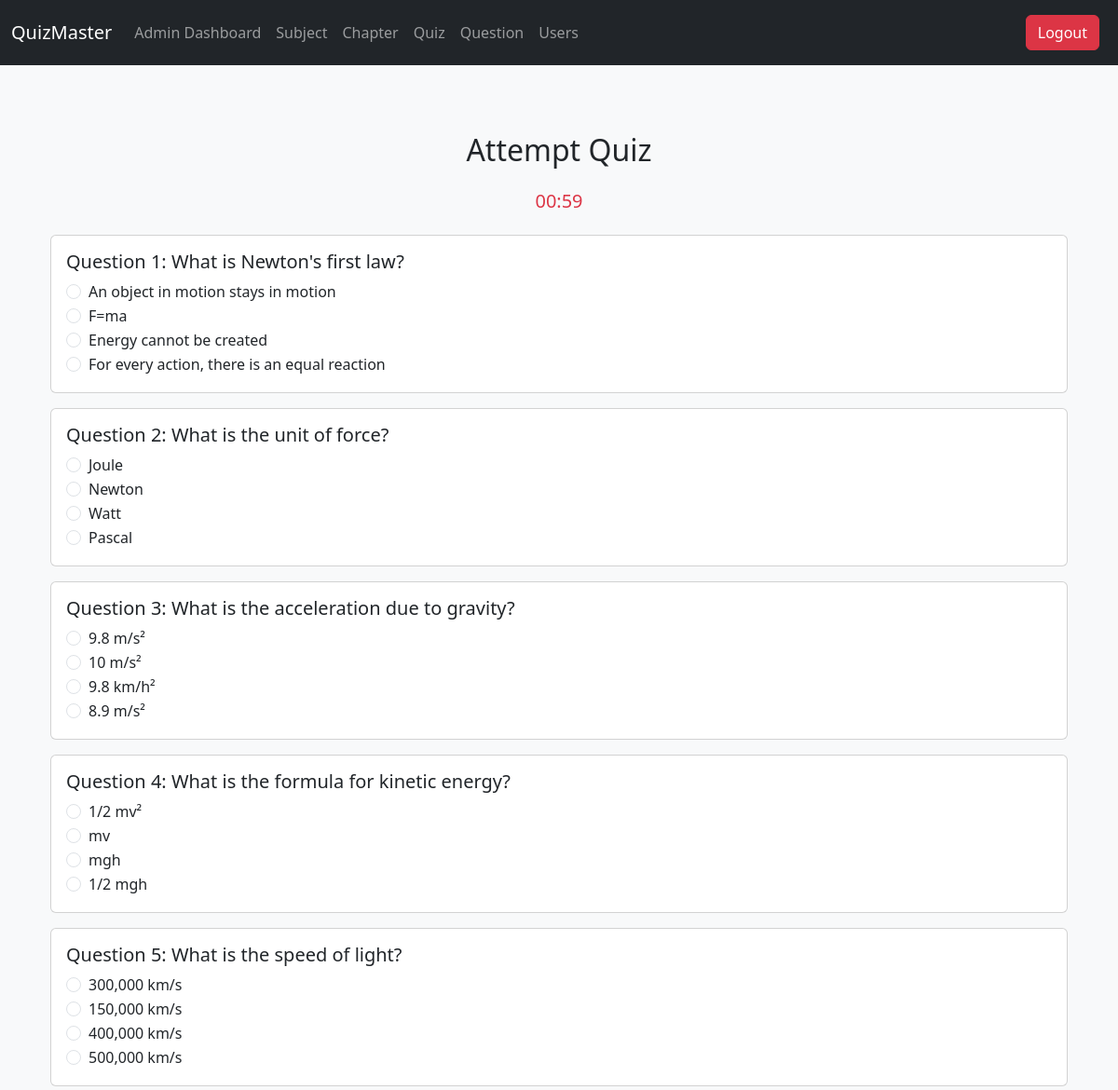
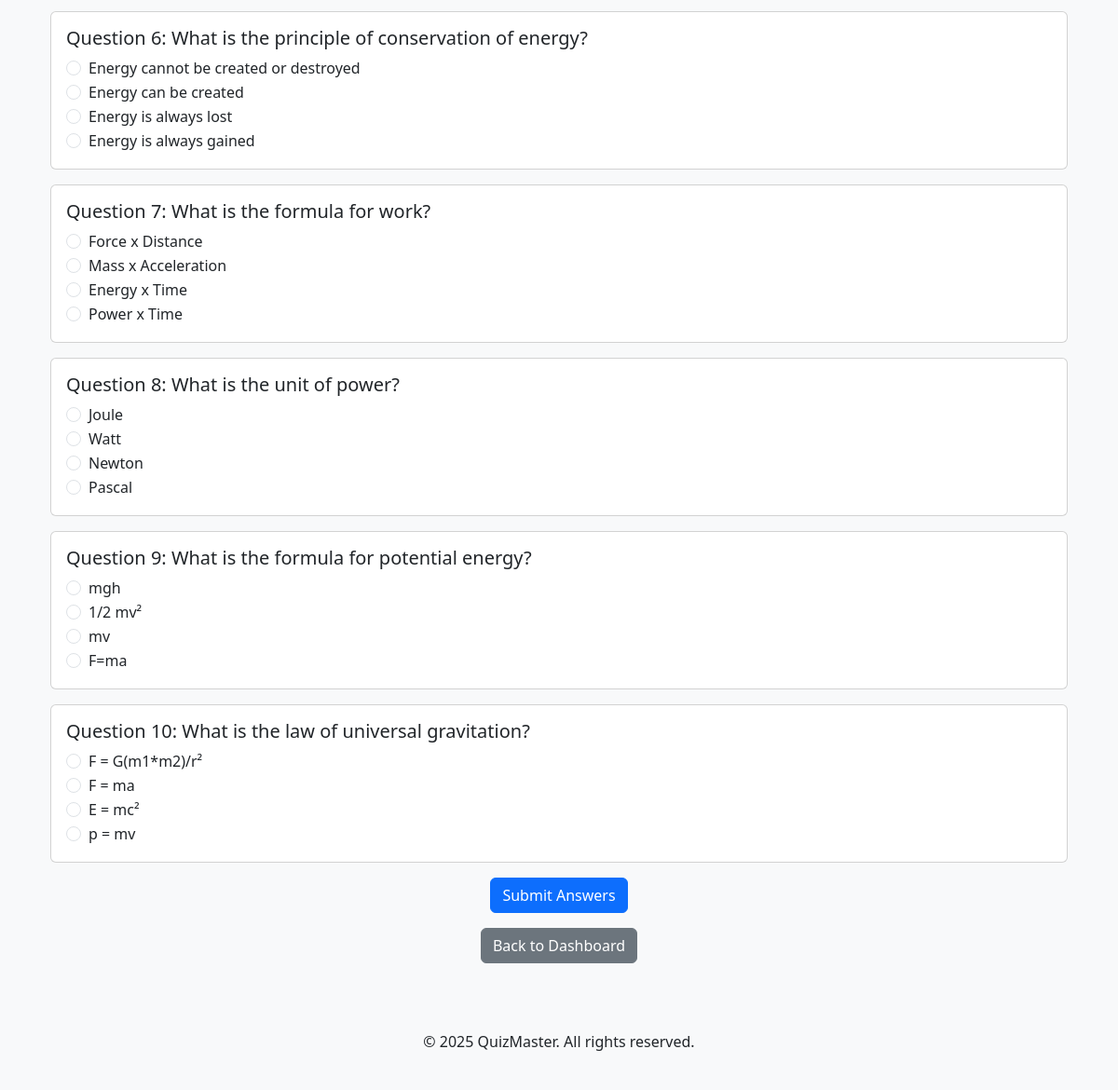
The page /attempt-quiz/2 (signed in) on the database its author committed (2 pictures, top to bottom).
### tables this page shows
CREATE TABLE questions (
            id INTEGER PRIMARY KEY AUTOINCREMENT,
            quiz_id INTEGER,
            question_statement TEXT NOT NULL,
            option1 TEXT NOT NULL,
            option2 TEXT NOT NULL,
            option3 TEXT,
            option4 TEXT,
            correct_option INTEGER, -- This will store the index of the correct option (1-4)
            FOREIGN KEY (quiz_id) REFERENCES quizzes(id)
        );

### app.py (the view, shortened to what this page needs)
@app.route('/attempt-quiz/<int:quiz_id>', methods=['GET', 'POST'])
def attempt_quiz(quiz_id):
    if 'username' not in session:
        return redirect(url_for('home'))
    conn = sqlite3.connect('database.db')
    cursor = conn.cursor()
    cursor.execute("SELECT id, question_statement, option1, option2, option3, option4 FROM questions WHERE quiz_id = ?", (quiz_id,))
    questions = cursor.fetchall()
    cursor.execute("SELECT time_duration FROM quizzes WHERE id = ?", (quiz_id,))
    total_duration = cursor.fetchone()[0]  # Get the total duration in minutes
    total_duration *= 60  # Convert to seconds
    conn.close()
    return render_template('attempt_quiz.html', quiz_id=quiz_id, questions=questions, total_duration=total_duration)

### app.py (called while the page is built)
@login_manager.user_loader
def load_user(user_id):
    conn = sqlite3.connect('database.db')
    cursor = conn.cursor()
    cursor.execute("SELECT id, username, role FROM users WHERE id=?", (user_id,))
    user = cursor.fetchone()
    conn.close()
    if user:
        return User(user[0], user[1], user[2])
    return None

### templates/attempt_quiz.html (shortened to what this page needs)
{% extends "base.html" %}
{% block content %}
<div class="container mt-5">
    <h2 class="text-center mb-4">Attempt Quiz</h2>
    <div class="text-center mb-4">
        <h5 id="timer" class="text-danger"></h5>
    </div>
    <form id="quizForm" method="POST" action="{{ url_for('attempt_quiz', quiz_id=quiz_id) }}">
        {% for question in questions %}
            <div class="card mb-3">
                <div class="card-body">
                    <h5 class="card-title">Question {{ loop.index }}: {{ question[1] }}</h5>
                    <div class="form-check">
                        <input type="radio" class="form-check-input" name="question_{{ question[0] }}" value="1" required>
                        <label class="form-check-label">{{ question[2] }}</label>
                    </div>
                    <div class="form-check">
                        <input type="radio" class="form-check-input" name="question_{{ question[0] }}" value="2">
                        <label class="form-check-label">{{ question[3] }}</label>
                    </div>
                    <div class="form-check">
                        <input type="radio" class="form-check-input" name="question_{{ question[0] }}" value="3">
                        <label class="form-check-label">{{ question[4] }}</label>
                    </div>
                    <div class="form-check">
                        <input type="radio" class="form-check-input" name="question_{{ question[0] }}" value="4">
                        <label class="form-check-label">{{ question[5] }}</label>
                    </div>
                </div>
            </div>
        {% endfor %}
        <div class="text-center">
            <button type="submit" class="btn btn-primary">Submit Answers</button>
        </div>
    </form>
    <div class="text-center mt-3">
        <a href="{{ url_for('user_dashboard') }}" class="btn btn-secondary">Back to Dashboard</a>
    </div>
</div>
{% endblock %}

### templates/base.html (style rules this page uses)
html, body { height: 100%; }
body { display: flex; flex-direction: column; }

### rows shown on the page
questions: question_statement "What is Newton's first law?", option1 "An object in motion stays in motion", option2 "F=ma", option3 "Energy cannot be created", option4 "For every action, there is an equal reaction"
questions: question_statement "What is the unit of force?", option1 "Joule", option2 "Newton", option3 "Watt", option4 "Pascal"
questions: question_statement "What is the acceleration due to gravity?", option1 "9.8 m/s²", option2 "10 m/s²", option3 "9.8 km/h²", option4 "8.9 m/s²"
questions: question_statement "What is the formula for kinetic energy?", option1 "1/2 mv²", option2 "mv", option3 "mgh", option4 "1/2 mgh"
questions: question_statement "What is the speed of light?", option1 "300,000 km/s", option2 "150,000 km/s", option3 "400,000 km/s", option4 "500,000 km/s"
questions: question_statement "What is the principle of conservation of energy?", option1 "Energy cannot be created or destroyed", option2 "Energy can be created", option3 "Energy is always lost", option4 "Energy is always gained"
questions: question_statement "What is the formula for work?", option1 "Force x Distance", option2 "Mass x Acceleration", option3 "Energy x Time", option4 "Power x Time"
questions: question_statement "What is the unit of power?", option1 "Joule", option2 "Watt", option3 "Newton", option4 "Pascal"
questions: question_statement "What is the formula for potential energy?", option1 "mgh", option2 "1/2 mv²", option3 "mv", option4 "F=ma"
questions: question_statement "What is the law of universal gravitation?", option1 "F = G(m1*m2)/r²", option2 "F = ma", option3 "E = mc²", option4 "p = mv"
